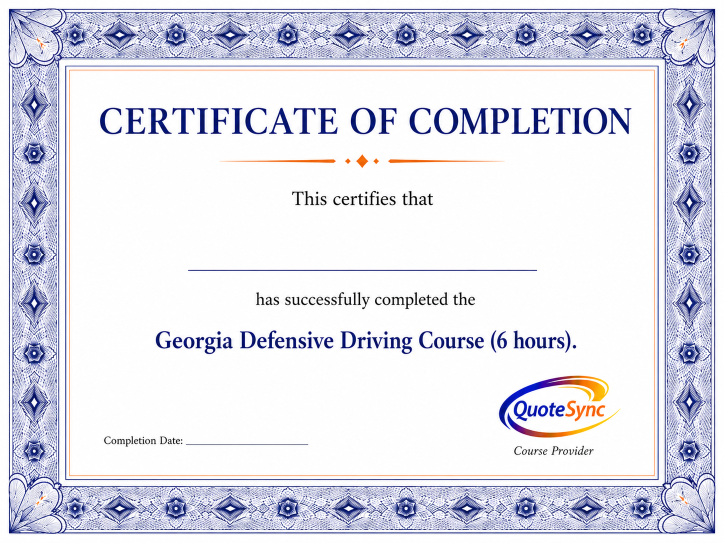
#> input picture quotesync-cert-sample-2.png, 1448 x 1086 px (shown at 1/2 size)
$ python -i generate.py   (imports and definitions only)
#> lines starting #> are read from the running program, lines starting #| are printed output that depends on the picture
"""Generate synthetic declarations pages for Rate Check verification.

The .png.b64 copies next to them are the same images base64-encoded, so a
live end-to-end scan can be driven from SQL (pg_net fetches the text from the
repository and posts it to the rate-check function). Regenerate them with:
    base64 -w0 state_farm_auto_6mo.png > state_farm_auto_6mo.png.b64

Fake names/addresses/policy numbers only. Run:
  python3 -I supabase/functions/rate-check/fixtures/generate.py
Writes state_farm_auto_6mo.png and progressive_home_12mo.png next to this file.
"""
import os
from PIL import Image, ImageDraw, ImageFont

HERE = os.path.dirname(os.path.abspath(__file__))
W, H = 1275, 1650  # 8.5x11 @ 150dpi


# [33 lines left out: functions font, page, rows, section, not called in this run]


_VIN_VALUES = dict(zip("ABCDEFGHJKLMNPRSTUVWXYZ", [1, 2, 3, 4, 5, 6, 7, 8, 1, 2, 3, 4, 5, 7, 9, 2, 3, 4, 5, 6, 7, 8, 9]))
_VIN_WEIGHTS = [8, 7, 6, 5, 4, 3, 2, 10, 0, 9, 8, 7, 6, 5, 4, 3, 2]


# [84 lines left out: functions with_check_digit, state_farm_auto, progressive_home, not called in this run]


def compact(name):
    """Downsample to a 4-level grayscale palette PNG (~18 KB) so the fixture is
    cheap to post as base64 while staying legible, like a phone photo would be."""
#> called with name = '../../../../quotesync-cert-sample-2.png'
    path = os.path.join(HERE, name)
    im = Image.open(path).convert("L").resize((850, 1100), Image.LANCZOS)
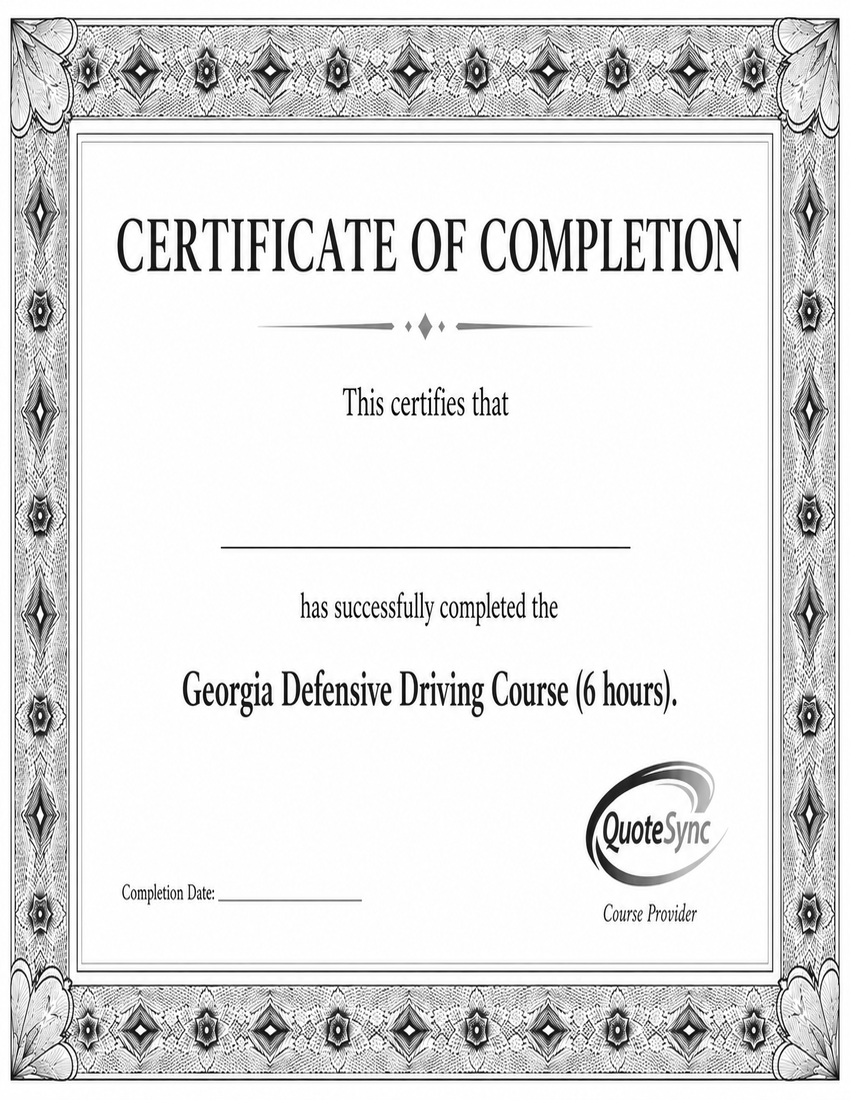
#> im: PIL image 850x1100 L; min 0, max 255, mean 225.1
    im = im.point(lambda p: 0 if p < 90 else (110 if p < 170 else (200 if p < 235 else 255)))
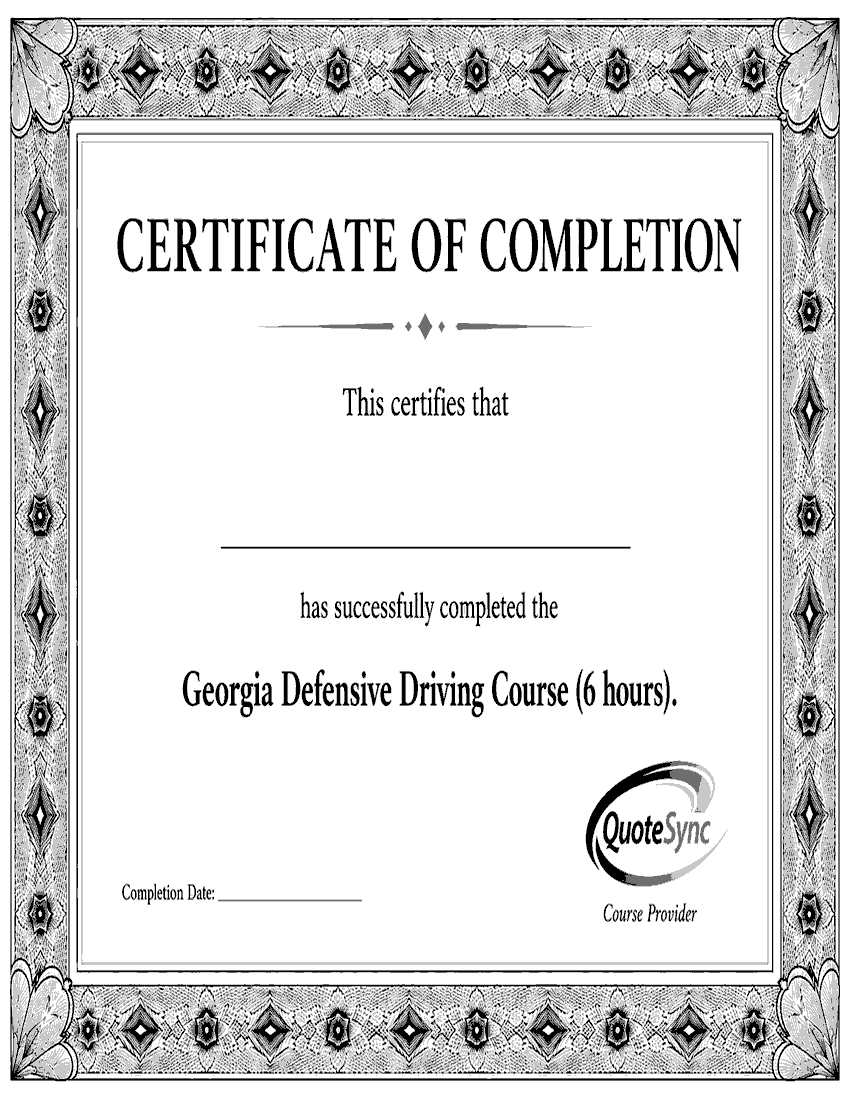
#> im: PIL image 850x1100 L; min 0, max 255, mean 221.4
    # 8-bit grayscale: small, and a format Claude's image input accepts (it rejects
    # 2-bit palette PNGs with "Could not process image").
    im.save(path, optimize=True)


# [5 lines not run here, left out]

>>> result = compact('../../../../quotesync-cert-sample-2.png')

$ run again, on quotesync-cert-sample.png
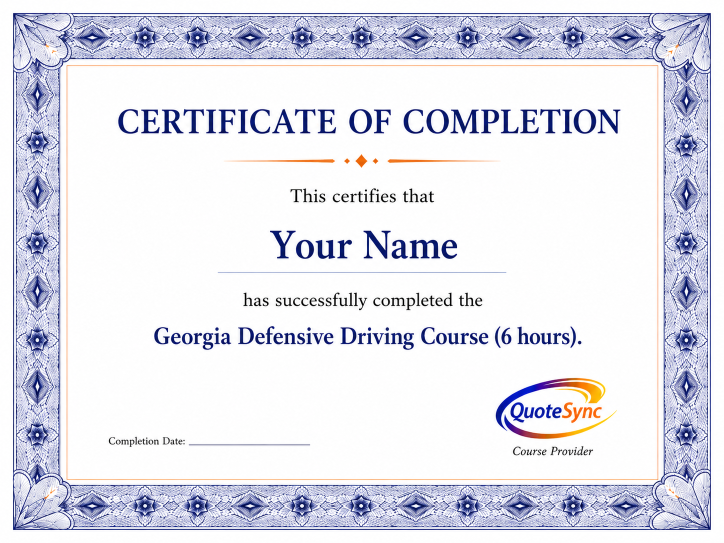
#> input picture quotesync-cert-sample.png, 1448 x 1086 px (shown at 1/2 size)
#> in compact, `im = Image.open(path).convert("L").resize((850, 1100), Image.LANCZOS)`:
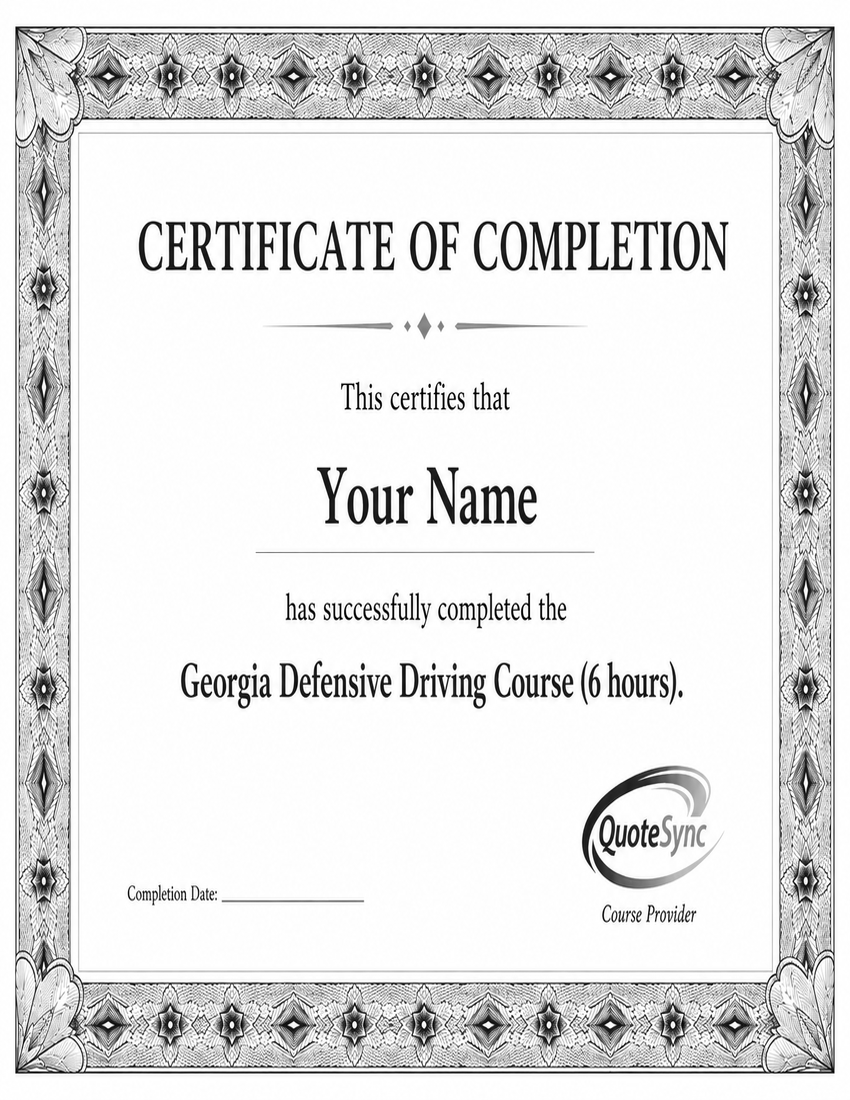
#> im: PIL image 850x1100 L; min 0, max 255, mean 226.8
#> in compact, `im = im.point(lambda p: 0 if p < 90 else (110 if p < 170 else (200 if ..`:
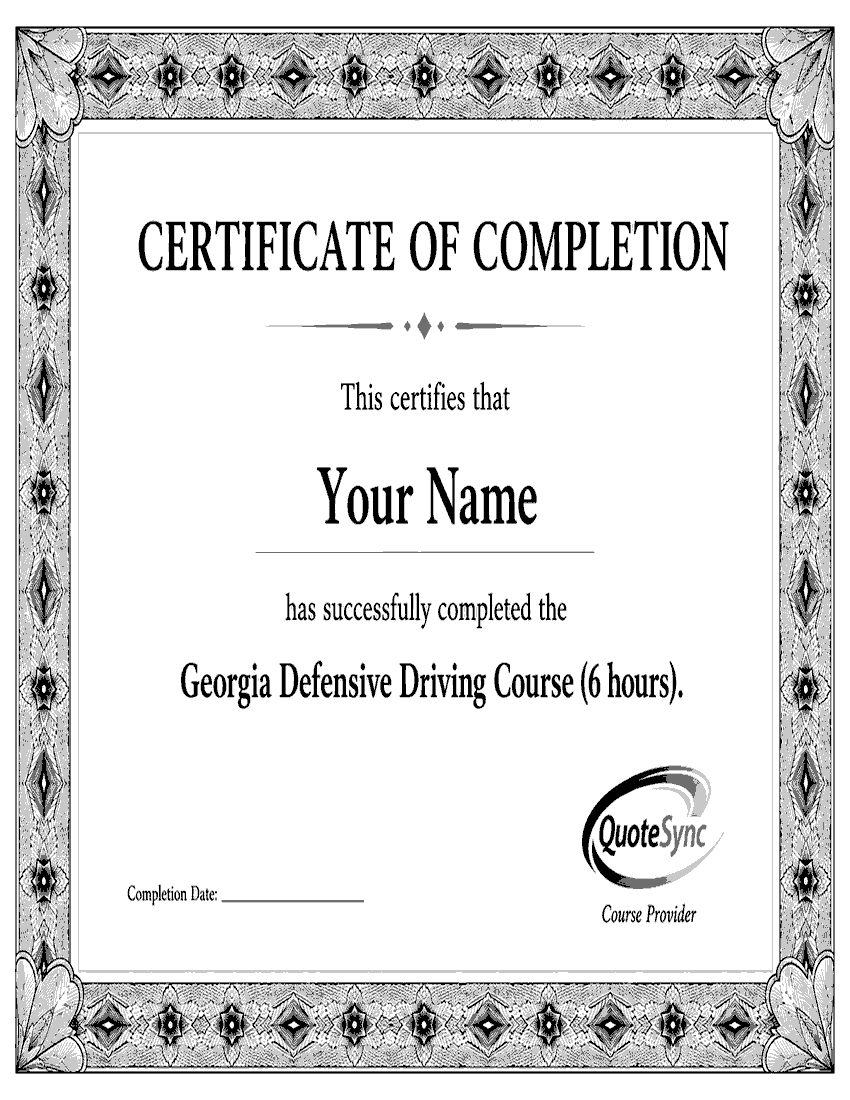
#> im: PIL image 850x1100 L; min 0, max 255, mean 223.4
